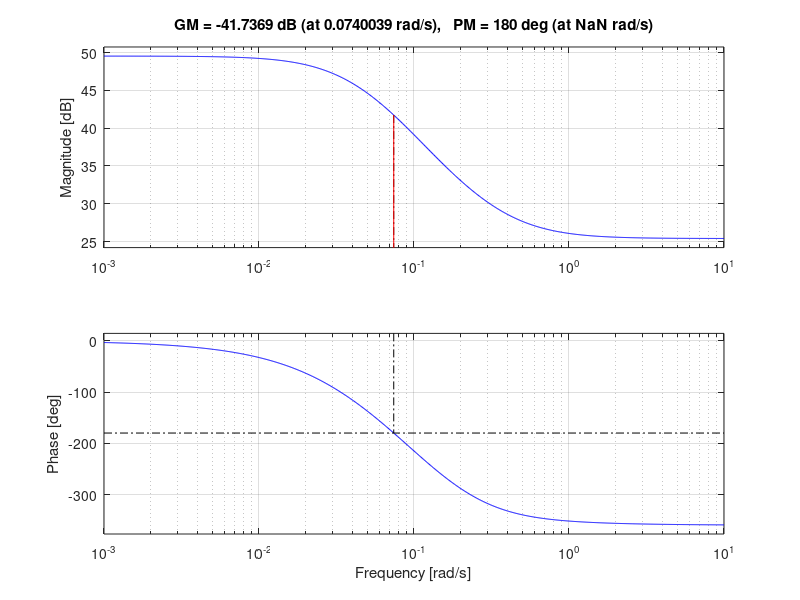

Here is the MATLAB script that generated this plot: (Note: this script raises an error after producing the figure.)
%Compensador avanco
%g1 = tf([0.5],[1 0.5])
%g2 = tf([0.25],[1 2.5])
%g = 3*g1*g2
%g = tf([1],[1 1 0])
%kc = (1 - 0.02)/(0.02*(0.2493/0.831))
%a = 1/10^(-24.4/20)
%b = (0.1*1.34)/(33.5*24.4)
%Gz = c2d(g,1)
G = tf([300],[250 35 1])
zz = tf([1],[1 0],15)
roots([250 35 1])
Gz = c2d(G,15,'zoh')
Gzz = Gz*zz
%margin(g)
%margin(Gz)
gw=d2c(Gzz,'Tustin')
%kc = 2%calculado antes
margin(gw)
%a = (1 - sind(290))/(1+sind(290))%
c = mag2db(sqrt(a))
w = 6.4
%T = 1/(sqrt(a)*w)
T = 1/0.134
%kc = sqrt(1 + (a*T)^2)/sqrt(1 + T^2) %calculado depois
g2 = tf([kc*T kc],[a*T 1])
%margin(series(g2,gw))

%COMPENSADOR EM ATRASO
%OLHA FREQUENCIA DE ONDE ESTA A FASE QUE TU QUER
%OLHA O GANHO NESSA FREQUENCIA
%alfa = 1/10^(-ganho/20)
%Pega a FREQUENCIA,divide por 10 e faz 1/frequencianova para achar T
%T = 1/0.134